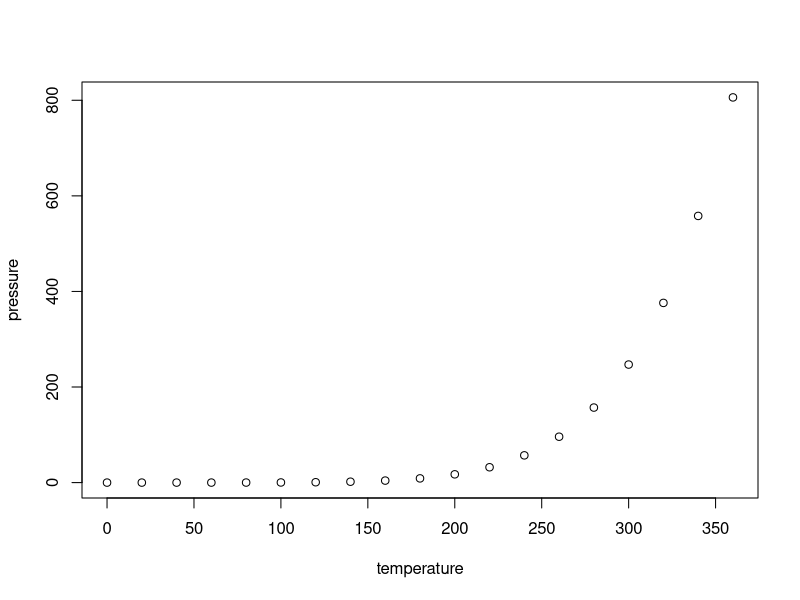
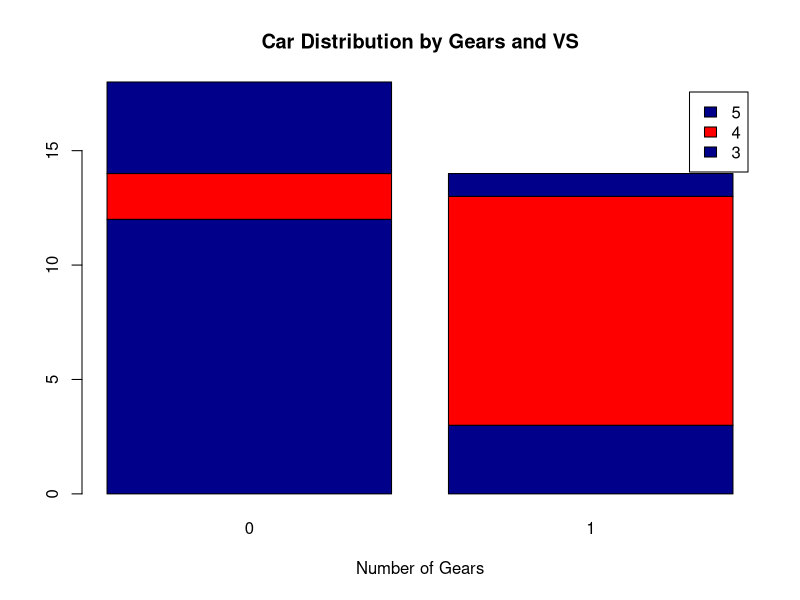
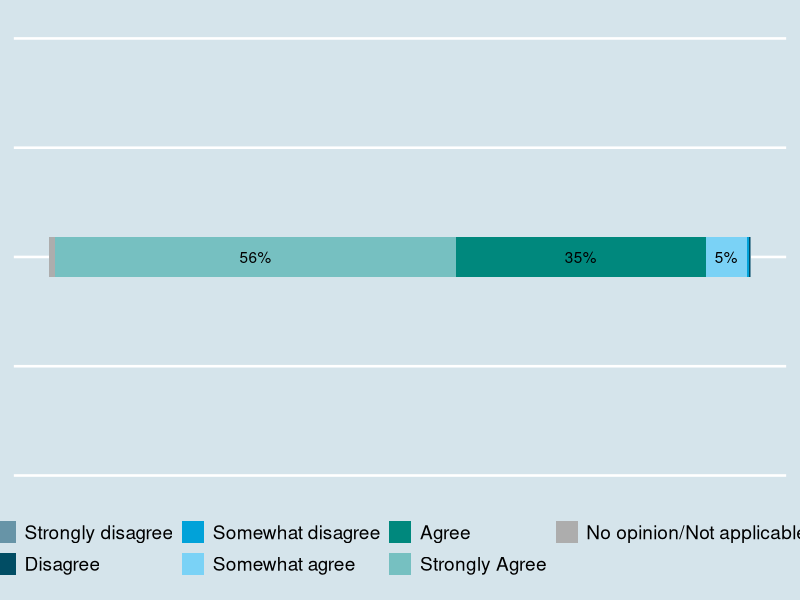
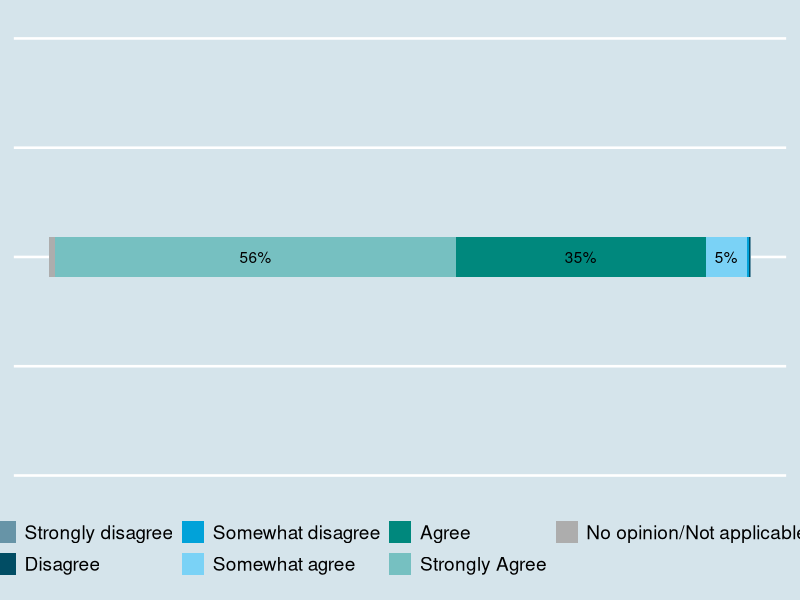

R code for these plots, in order:
## ---- chunk 1
knitr::opts_chunk$set(warning = FALSE, message = FALSE)
## ---- chunk 2
library(ggplot2)
library(ggthemes)
## ---- chunk 3
plot(pressure)
## ---- chunk 4
counts <- table(mtcars$gear, mtcars$vs)
barplot(counts, main="Car Distribution by Gears and VS",
  xlab="Number of Gears", col=c("darkblue","red"),
  legend = rownames(counts))
## ---- chunk 5
nubc21 <- read.csv(file = 'nubc2021.csv')

qn100_1.tb <- table(nubc21$mx.QN100_1) 
qn100_1.df <- data.frame(qn100_1.tb, Ques = c(0))
levels(qn100_1.df$Var1) <- c("Strongly disagree","Disagree",
                             "Somewhat disagree","Somewhat agree",
                             "Agree","Strongly Agree","No opinion/Not applicable")

prop <- as.integer(100*qn100_1.df$Freq/sum(qn100_1.df$Freq))
for(i in 1:length(prop)){
  if(as.integer(prop[i])<5)
    prop[i] = ''
  else
    prop[i] = paste0(prop[i], "%")
}

p <- ggplot(data = qn100_1.df, aes(x=Ques, y=Freq, fill=Var1))+
  geom_bar(stat = "identity", width = 0.001)+
  geom_col()+geom_text(aes(label = prop),
                       position = position_stack(vjust = 0.5)) +
  theme_economist(base_size = 14) +
  scale_fill_economist() +
  theme(legend.position = "bottom", 
        legend.title = element_blank()) +
  ylab(NULL) +
  xlab(NULL) +
  xlim(-5,5) +
  theme(axis.line = element_blank(),
        axis.text = element_blank(),
        axis.ticks = element_blank(),
        axis.title = element_blank()) +
  coord_cartesian(ylim = c(0,10000)) +
  coord_flip()
p
## ---- chunk 6
p
